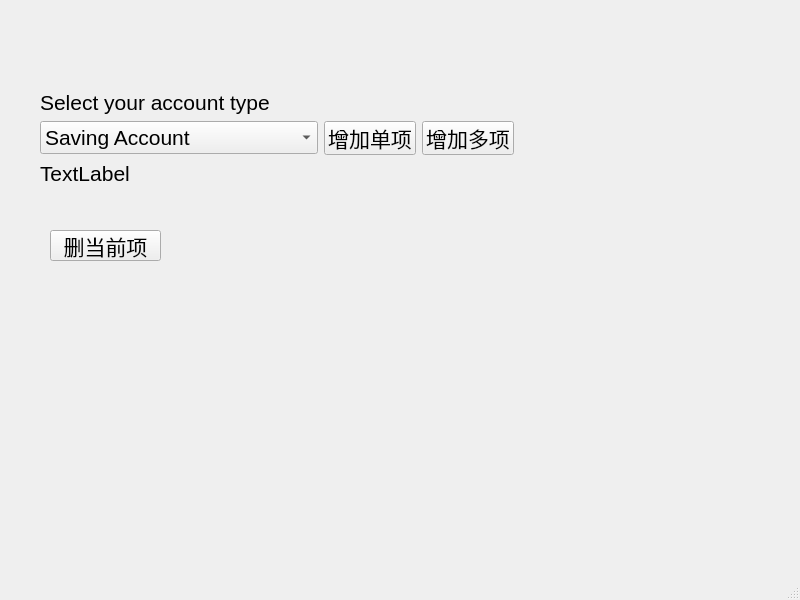
<?xml version="1.0" encoding="UTF-8"?>
<ui version="4.0">
 <class>MainWindow</class>
 <widget class="QMainWindow" name="MainWindow">
  <property name="geometry">
   <rect>
    <x>0</x>
    <y>0</y>
    <width>800</width>
    <height>600</height>
   </rect>
  </property>
  <property name="windowTitle">
   <string>MainWindow</string>
  </property>
  <widget class="QWidget" name="centralwidget">
   <widget class="QPushButton" name="pushButton_3">
    <property name="geometry">
     <rect>
      <x>50</x>
      <y>230</y>
      <width>111</width>
      <height>31</height>
     </rect>
    </property>
    <property name="font">
     <font>
      <family>Arial</family>
      <pointsize>16</pointsize>
     </font>
    </property>
    <property name="text">
     <string>删当前项</string>
    </property>
   </widget>
   <widget class="QWidget" name="">
    <property name="geometry">
     <rect>
      <x>40</x>
      <y>90</y>
      <width>474</width>
      <height>96</height>
     </rect>
    </property>
    <layout class="QVBoxLayout" name="verticalLayout">
     <item>
      <widget class="QLabel" name="label">
       <property name="font">
        <font>
         <family>Arial</family>
         <pointsize>16</pointsize>
        </font>
       </property>
       <property name="text">
        <string>Select your account type</string>
       </property>
      </widget>
     </item>
     <item>
      <layout class="QHBoxLayout" name="horizontalLayout">
       <item>
        <widget class="QComboBox" name="comboBox">
         <property name="font">
          <font>
           <family>Arial</family>
           <pointsize>16</pointsize>
          </font>
         </property>
         <item>
          <property name="text">
           <string>Saving Account</string>
          </property>
         </item>
         <item>
          <property name="text">
           <string>Current Account</string>
          </property>
         </item>
         <item>
          <property name="text">
           <string>Recurring Deposit Account</string>
          </property>
         </item>
         <item>
          <property name="text">
           <string>Fixed Deposit Account</string>
          </property>
         </item>
        </widget>
       </item>
       <item>
        <widget class="QPushButton" name="pushButton">
         <property name="font">
          <font>
           <family>Arial</family>
           <pointsize>16</pointsize>
          </font>
         </property>
         <property name="text">
          <string>增加单项</string>
         </property>
        </widget>
       </item>
       <item>
        <widget class="QPushButton" name="pushButton_2">
         <property name="font">
          <font>
           <family>Arial</family>
           <pointsize>16</pointsize>
          </font>
         </property>
         <property name="text">
          <string>增加多项</string>
         </property>
        </widget>
       </item>
      </layout>
     </item>
     <item>
      <widget class="QLabel" name="label_2">
       <property name="font">
        <font>
         <family>Arial</family>
         <pointsize>16</pointsize>
        </font>
       </property>
       <property name="text">
        <string>TextLabel</string>
       </property>
      </widget>
     </item>
    </layout>
   </widget>
  </widget>
  <widget class="QMenuBar" name="menubar">
   <property name="geometry">
    <rect>
     <x>0</x>
     <y>0</y>
     <width>800</width>
     <height>23</height>
    </rect>
   </property>
  </widget>
  <widget class="QStatusBar" name="statusbar"/>
 </widget>
 <resources/>
 <connections/>
</ui>
